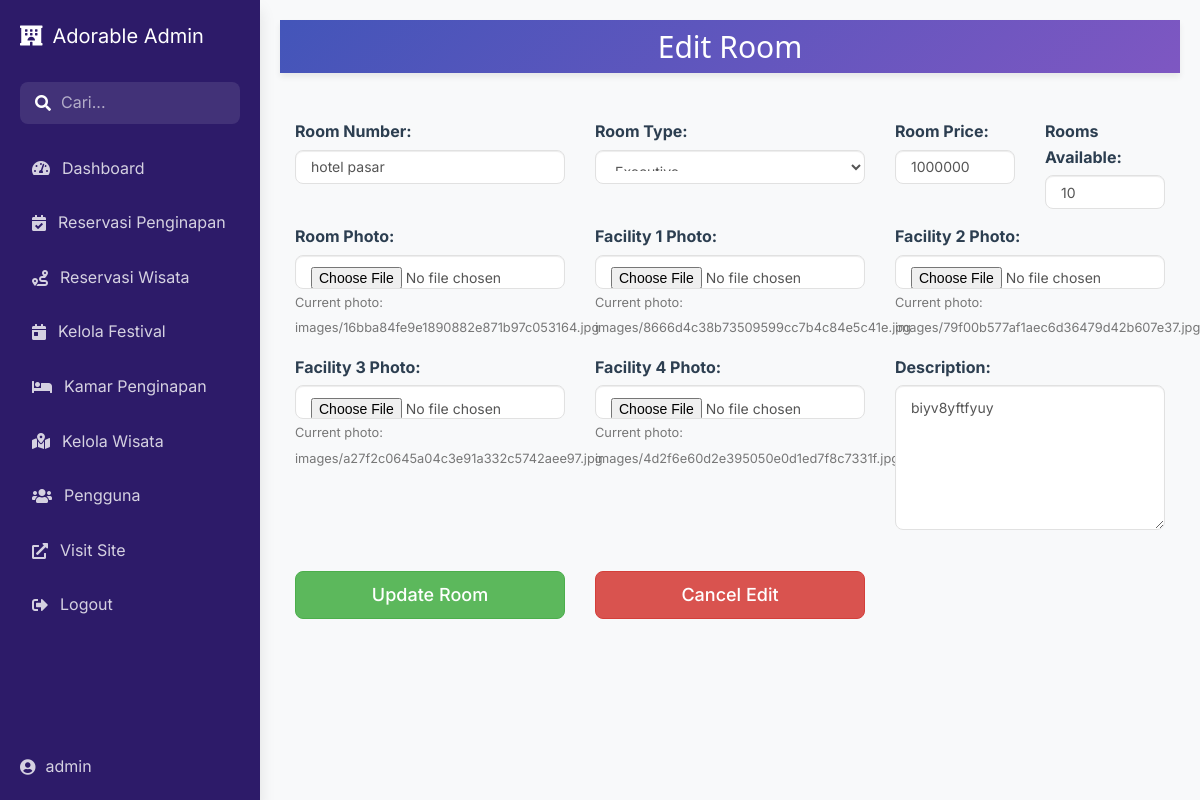
The page /admin/add_room.php?edit=52 on the database its author committed.
### tables this page shows
CREATE TABLE `rooms` (
  `id` int(11) NOT NULL,
  `room_number` varchar(255) NOT NULL,
  `rooms` int(11) NOT NULL,
  `type` varchar(255) NOT NULL,
  `price` text NOT NULL,
  `details` text NOT NULL,
  `photo` text NOT NULL,
  `facility1` varchar(255) DEFAULT NULL,
  `facility2` varchar(255) DEFAULT NULL,
  `facility3` varchar(255) DEFAULT NULL,
  `facility4` varchar(255) DEFAULT NULL
);

### admin/add_room.php (the view, shortened to what this page needs)
<?php
require_once $_SERVER['DOCUMENT_ROOT'] . '/ht/core/core.php';
if (isset($_GET['edit']) && !empty($_GET['edit'])) {
    $id = $_GET['edit'];
    $stmt = $db->prepare("SELECT * FROM rooms WHERE id = ?");
    $stmt->bind_param("i", $id);
    $stmt->execute();
    $result = $stmt->get_result();
    $edit = $result->fetch_assoc();
}
include 'includes/header.php';
include 'includes/navigation.php';
?>
<div class="w3-container w3-main" style="margin-left:260px; padding: 20px;">
    <header class="w3-container w3-purple" style="margin-bottom: 20px;">
        <h2 class="text-center"><?= isset($_GET['edit']) ? 'Edit Room' : 'Add a Room' ?></h2>
    </header>
    <br/>
    <form class="form" action="" method="post" enctype="multipart/form-data">
        <div class="form-group col-md-4">
            <label>Room Number:</label>
            <input type="text" class="form-control" value="<?= isset($edit['room_number']) ? htmlspecialchars($edit['room_number']) : ''; ?>" name="number" required>
        </div>
        <div class="form-group col-md-4">
            <label>Room Type:</label>
            <select class="form-control" name="type" required>
                <option value="Executive" <?= (isset($edit['type']) && $edit['type'] == 'Executive') ? 'selected' : ''; ?>>Executive</option>
            </select>
        </div>
        <div class="form-group col-md-2">
            <label>Room Price:</label>
            <input type="text" class="form-control" value="<?= isset($edit['price']) ? htmlspecialchars($edit['price']) : ''; ?>" name="price" required>
        </div>
        <div class="form-group col-md-2">
            <label>Rooms Available:</label>
            <input type="number" class="form-control" value="<?= isset($edit['rooms']) ? htmlspecialchars($edit['rooms']) : ''; ?>" name="rooms" required>
        </div>
        <div class="form-group col-md-4">
            <label>Room Photo:</label>
            <input type="file" class="form-control" name="photo" <?= !isset($_GET['edit']) ? 'required' : ''; ?>>
            <?php if(isset($edit['photo']) && !empty($edit['photo'])): ?>
                <small class="text-muted">Current photo: <?= htmlspecialchars($edit['photo']) ?></small>
            <?php endif; ?>
        </div>
        <div class="form-group col-md-4">
            <label>Facility 1 Photo:</label>
            <input type="file" class="form-control" name="facility1">
            <?php if(isset($edit['facility1']) && !empty($edit['facility1'])): ?>
                <small class="text-muted">Current photo: <?= htmlspecialchars($edit['facility1']) ?></small>
            <?php endif; ?>
        </div>
        <div class="form-group col-md-4">
            <label>Facility 2 Photo:</label>
            <input type="file" class="form-control" name="facility2">
            <?php if(isset($edit['facility2']) && !empty($edit['facility2'])): ?>
                <small class="text-muted">Current photo: <?= htmlspecialchars($edit['facility2']) ?></small>
            <?php endif; ?>
        </div>
        <div class="form-group col-md-4">
            <label>Facility 3 Photo:</label>
            <input type="file" class="form-control" name="facility3">
            <?php if(isset($edit['facility3']) && !empty($edit['facility3'])): ?>
                <small class="text-muted">Current photo: <?= htmlspecialchars($edit['facility3']) ?></small>
            <?php endif; ?>
        </div>
        <div class="form-group col-md-4">
            <label>Facility 4 Photo:</label>
            <input type="file" class="form-control" name="facility4">
            <?php if(isset($edit['facility4']) && !empty($edit['facility4'])): ?>
                <small class="text-muted">Current photo: <?= htmlspecialchars($edit['facility4']) ?></small>
            <?php endif; ?>
        </div>
        <div class="form-group col-md-4">
            <label>Description:</label>
            <textarea class="form-control" rows="6" name="description" required><?= isset($edit['details']) ? htmlspecialchars($edit['details']) : ''; ?></textarea>
        </div>
        <div class="form-group col-md-4">
            <input type="submit" class="btn btn-block btn-lg btn-success" value="<?= isset($_GET['edit']) ? 'Update Room' : 'Add Room'; ?>" name="<?= isset($_GET['edit']) ? 'update' : 'submit'; ?>">
        </div>
        <?php if (isset($_GET['edit']) && !empty($_GET['edit'])) : ?>
            <div class="form-group col-md-4">
                <a class="btn btn-block btn-danger btn-lg" href="rooms.php">Cancel Edit</a>
            </div>
        <?php endif; ?>
    </form>
</div>
</body>
</html>

### admin/css/w3.css (style rules this page uses)
* { -webkit-box-sizing:border-box;-moz-box-sizing:border-box;box-sizing:border-box }
html { -ms-text-size-adjust:100%;-webkit-text-size-adjust:100% }
article,aside,details,figcaption,figure,footer,header,hgroup,main,menu,nav,section,summary { display:block }
a { -webkit-tap-highlight-color:transparent;background-color:transparent }
small { font-size:80% }
button,input,optgroup,select,textarea { color:inherit;font:inherit;margin:0 }
button,select { text-transform:none }
button,html input[type=button],input[type=reset],input[type=submit] { -webkit-appearance:button;cursor:pointer }
pre,textarea { overflow:auto }
html,body { font-family:Verdana,sans-serif;font-size:15px;line-height:1.5 }
h1,h2,h3,h4,h5,h6,.w3-slim,.w3-wide { font-family:"Segoe UI",Arial,sans-serif }
h2 { font-size:30px }
h1,h2,h3,h4,h5,h6 { font-weight:400;margin:10px 0 }
a { color:inherit }
.w3-main { transition:margin-left .4s }
.w3-container:after,.w3-row:after,.w3-row-padding:after,.w3-topnav:after,.w3-clear:after,.w3-btn-group:before,.w3-btn-group:after { content:"";display:table;clear:both }
.w3-container { padding:0.01em 16px }
.w3-purple,.w3-hover-purple:hover { color:#fff !important;background-color:#9c27b0 !important }

### admin/add_event.css (style rules this page uses)
* { margin: 0; padding: 0; box-sizing: border-box; }

### admin/includes/header.php (style rules this page uses)
:root { --primary-color: #4355b9; --secondary-color: #6576cb; --accent-color: #7e57c2; --background-color: #f8f9fa; --surface-color: #ffffff; --text-primary: #2c3e50; --text-secondary: #636e72; --success-color: #2ecc71; --warning-color: #f1c40f; --error-color: #e74c3c; --border-radius: 8px; --shadow-sm: 0 2px 4px rgba(0,0,0,0.05); --shadow-md: 0 4px 6px rgba(0,0,0,0.07); --shadow-lg: 0 10px 15px rgba(0,0,0,0.1); }
.form-control { border-radius: var(--border-radius); border: 1px solid #e1e1e1; padding: 0.75rem 1rem; transition: all 0.3s ease; }
.btn { border-radius: var(--border-radius); padding: 0.75rem 1.5rem; font-weight: 500; transition: all 0.3s ease; }
.w3-purple { background: linear-gradient(135deg, var(--primary-color), var(--accent-color)) !important; color: white; box-shadow: var(--shadow-md); }

### rows shown on the page
rooms: number "hotel pasar", type "Executive", price "1000000", rooms "10", photo "images/16bba84fe9e1890882e871b97c053164.jpg", facility1 "images/8666d4c38b73509599cc7b4c84e5c41e.jpg", facility2 "images/79f00b577af1aec6d36479d42b607e37.jpg", facility3 "images/a27f2c0645a04c3e91a332c5742aee97.jpg", facility4 "images/4d2f6e60d2e395050e0d1ed7f8c7331f.jpg", description "biyv8yftfyuy"
